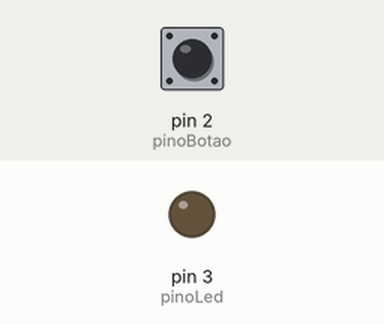
A sketch run on a simulated Arduino Uno, built with avr-gcc and run on an emulated ATmega328P. Shown: output pins drawn as LEDs (lit = HIGH). Inputs (shaded band) come from the test bench; at power-on: pin 2 (pinoBotao) HIGH. No radio packets arrive unless stated.

Above: at 1.2 s.
1.3 s: pin 2 (pinoBotao) pulled LOW for 0.15 s
At 1.45 s:
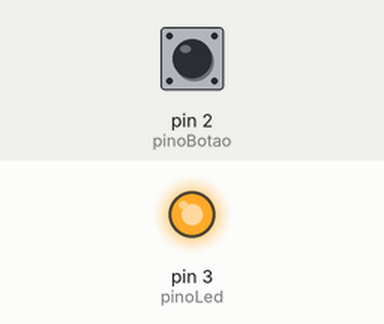
3.1 s: pin 2 (pinoBotao) pulled LOW for 3.2 s
At 7.1 s:
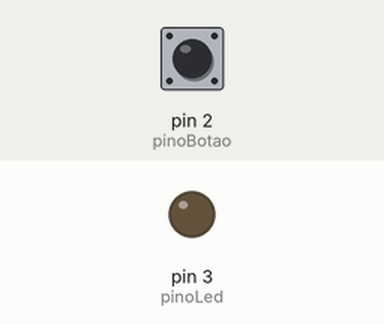
Timing chart, 0 to 8.6 s (numbered marks = the images above; inputs shaded):
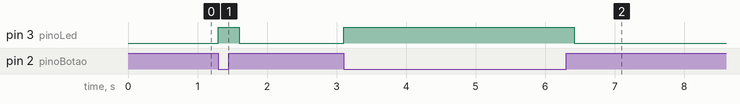

Measured:
- after the input at 1.3 s, pin 3 (pinoLed): LOW → HIGH at once, → LOW 0.30 s later
- after the input at 3.1 s, pin 3 (pinoLed): LOW → HIGH at once, → LOW 3.3 s later

The sketch:

RF24_TX-V1.ino
```cpp
/*
 * https://blogmasterwalkershop.com.br/arduino/como-usar-com-arduino-modulo-transceptor-wireless-2-4ghz-nrf24l01
 * https://components101.com/wireless/nrf24l01-pinout-features-datasheet
 *  Ligação dos pinos:

    Vcc -> 3V3;
    GND -> GND;
    CE -> 9;
    CSN -> 10;
    SCK -> 13;
    MOSI -> 11;
    MISO -> 12;
    IRQ -> NÃO SERÁ UTILIZADO
*/

#include <SPI.h>
#include <nRF24L01.h>
#include <RF24.h>

RF24 radio(9, 10);                  //CRIA UMA INSTÂNCIA UTILIZANDO OS PINOS (CE, CSN)
const byte endereco[6] = "00001";   //CRIA UM ENDEREÇO PARA ENVIO DOS DADOS (O TRANSMISSOR E O RECEPTOR DEVEM SER CONFIGURADOS COM O MESMO ENDEREÇO)

int pinoBotao = 2;                  //PINO DIGITAL UTILIZADO PELO BOTÃO
int pinoLed = 3;                    // PINO DIGITAL DO LED
int estadoBotao = 0;                // VARIÁVEL PARA ARMAZENAR O ESTADO DO BOTÃO

void setup() {
  pinMode(pinoBotao, INPUT_PULLUP); // DEFINE O PINO COMO ENTRADA / "_PULLUP" É PARA ATIVAR O RESISTOR INTERNO
  pinMode(pinoLed, OUTPUT);         // DEFINE O PINO COMO SAIDA / LIGAR O LED

  // ABERTURA DO RADIO PARA ENVIAR
  radio.begin();                   // INICIALIZA A COMUNICAÇÃO SEM FIO
  radio.openWritingPipe(endereco); // DEFINE O ENDEREÇO PARA ENVIO DE DADOS AO RECEPTOR
  radio.setPALevel(RF24_PA_HIGH);  // DEFINE O NÍVEL DO AMPLIFICADOR DE POTÊNCIA
  radio.stopListening();           // DEFINE O MÓDULO COMO TRANSMISSOR (NÃO RECEBE DADOS)
}

void loop(){

  if(digitalRead(pinoBotao) == HIGH){                   // SE A LEITURA DO PINO FOR IGUAL A HIGH, FAZ
    digitalWrite(pinoLed, LOW);                         // DESLIGA O LED
    estadoBotao = 1;                                    // REINICIALIZA O VALOR DA VARIÁVEL
    radio.write(&estadoBotao, sizeof(estadoBotao));     // ENVIA AO RECEPTOR OS DADOS

  }else{                                                // SENÃO, FAZ
        if(digitalRead(pinoBotao) == LOW){              // SE A LEITURA DO PINO FOR IGUAL A LOW, FAZ
        digitalWrite(pinoLed, HIGH);                    // LIGA O LED
        estadoBotao = 0;                                // VARIÁVEL RECEBE VALOR 0
        radio.write(&estadoBotao, sizeof(estadoBotao)); // ENVIA AO RECEPTOR OS DADOS
        delay(300);
        }
  }
}
```
